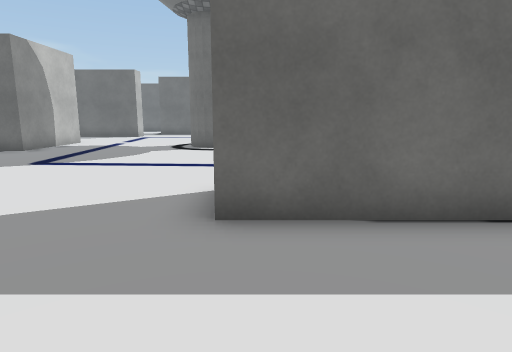
view 1 (above)

24 first-person views from a walk through a scene from a Unity 3-D project. The camera is 1.2 m above the floor, tilts 10° down and sees 75° across. The floor is counted in squares, 1 m on a side. Each view is taken from the middle of a square. On the plan, view 1 faces up. The plan holds only what a view shows up to about 14 squares ahead; the rest is blank. The place goes on beyond the plan. The player is left out. Some surface patterns are stand-ins.

view 2
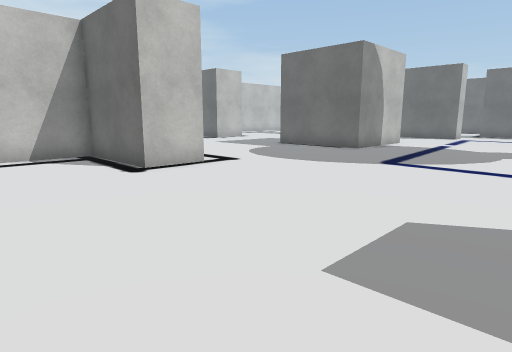

view 3
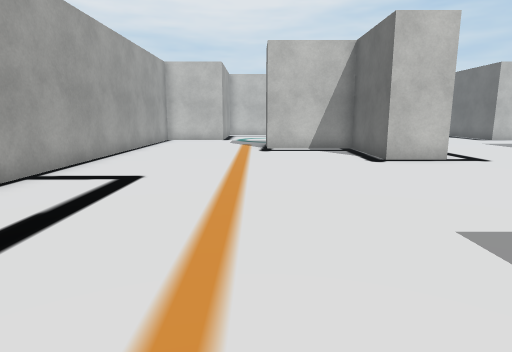

view 4
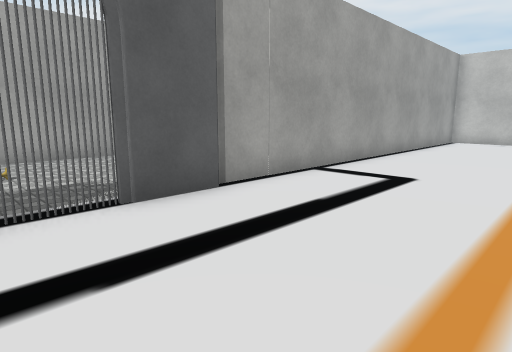

view 5
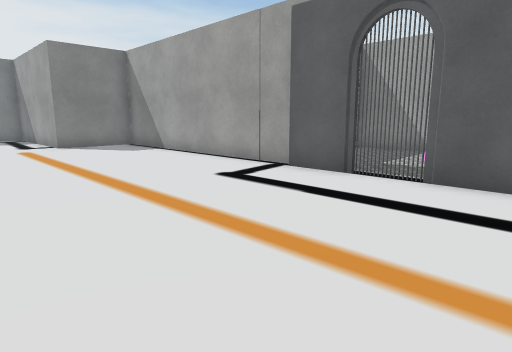

view 6
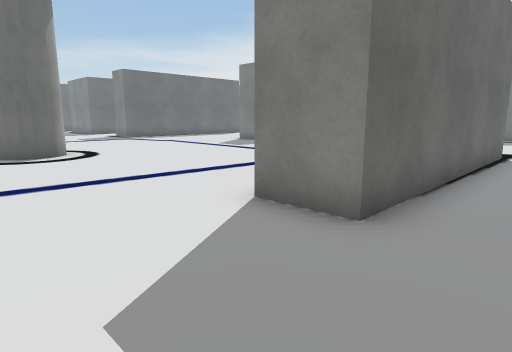

view 7
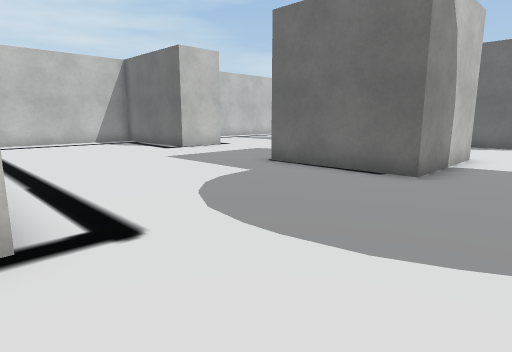

view 8
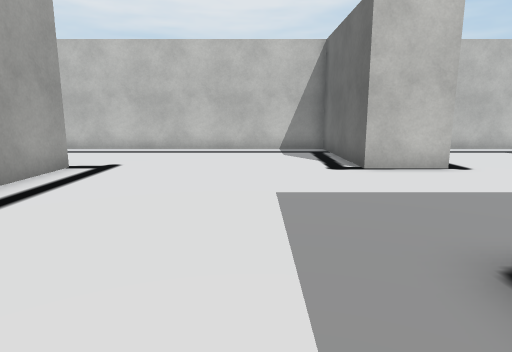

view 9
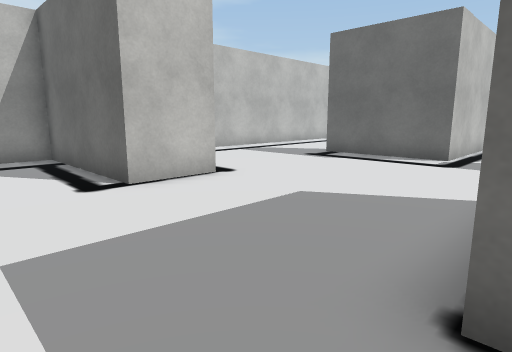

view 10
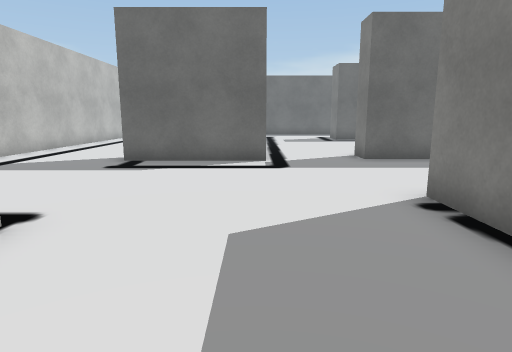

view 11
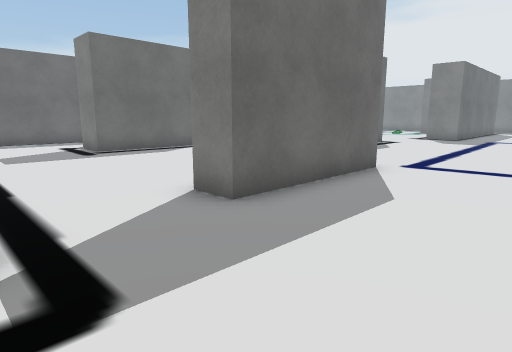

view 12
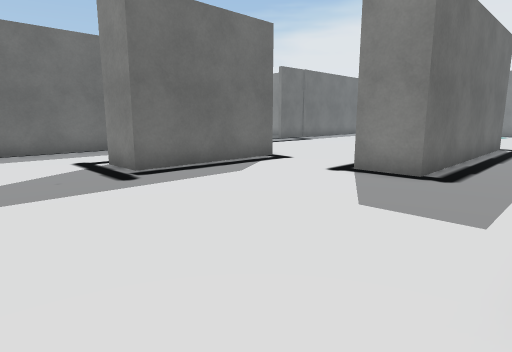

view 13
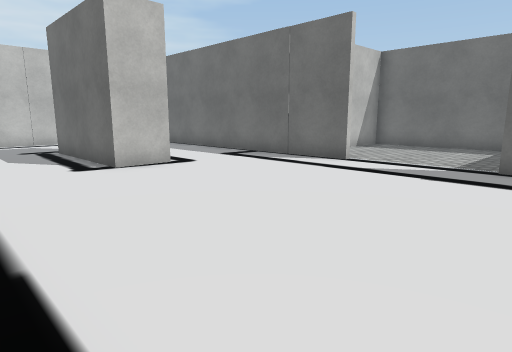

view 14
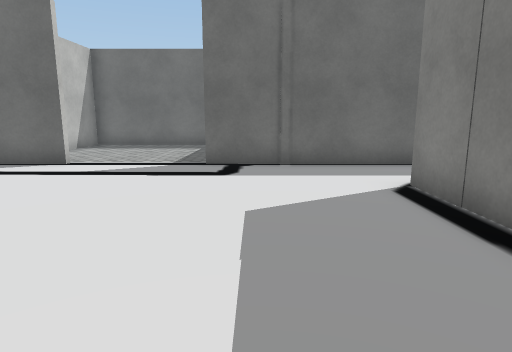

view 15
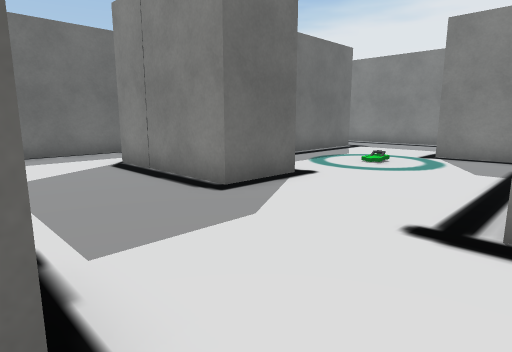

view 16
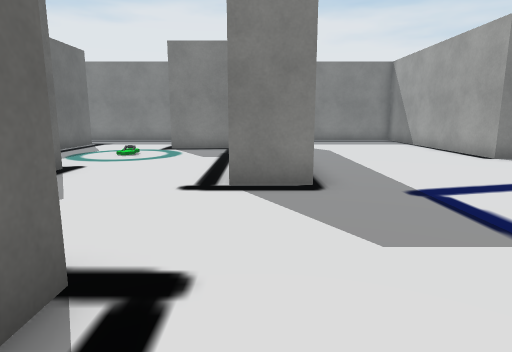

view 17
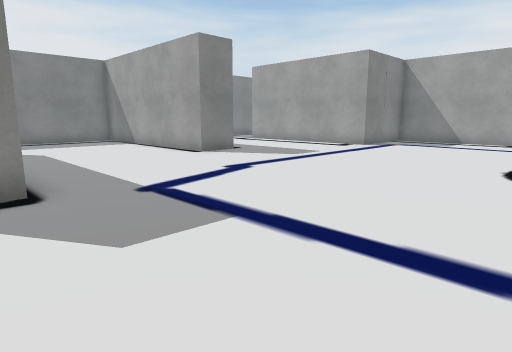

view 18
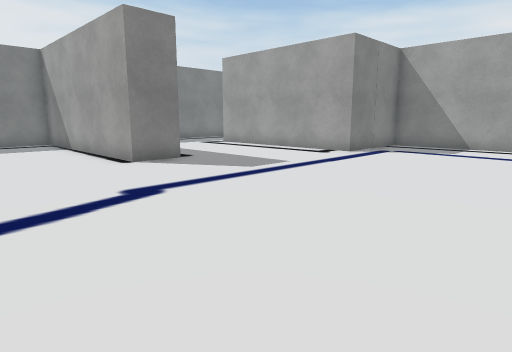

view 19
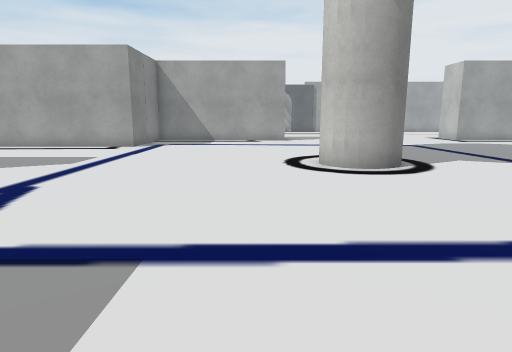

view 20
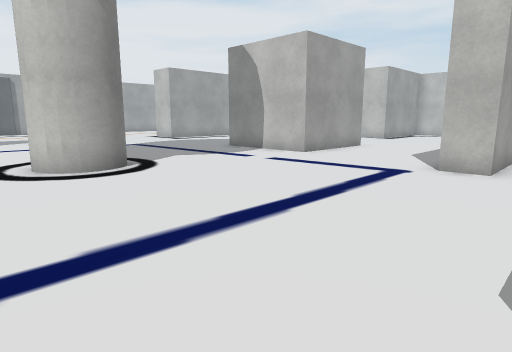

view 21
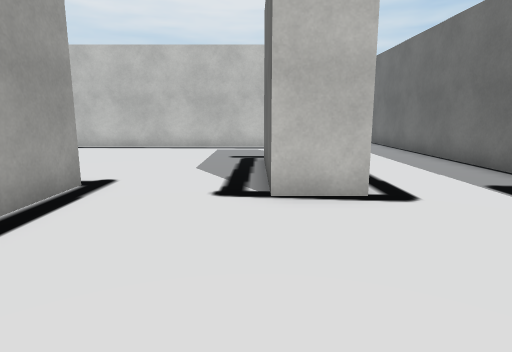

view 22
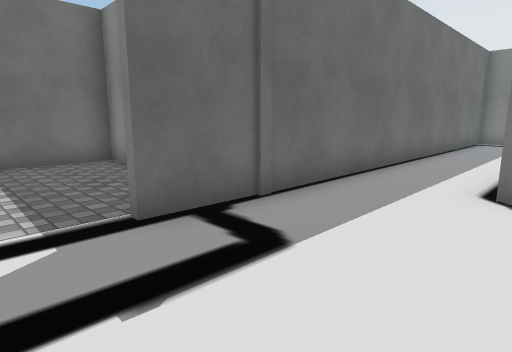

view 23
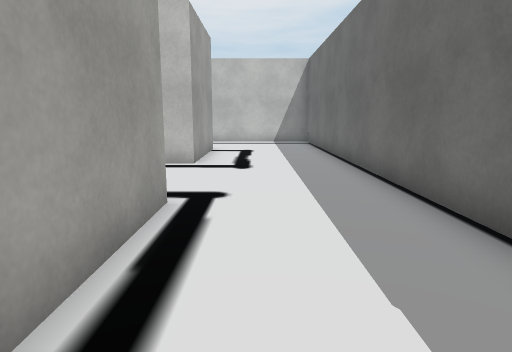

view 24
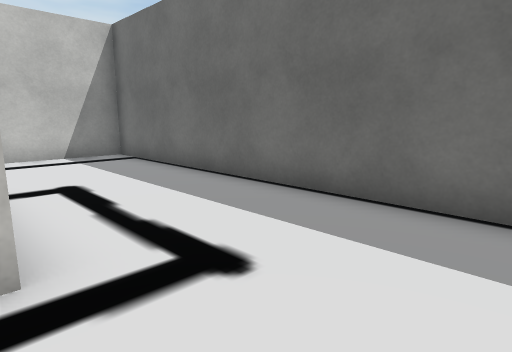

### Floor plan
Points are (right, up) in squares from view 1. A wall is a line through its corners. A room is listed if a view was taken in it or the views show most of it. See-through windows are left out.
Room 1 (views 1, 2, 3, 4, 5, 6, 7, 8, 9, 10, 11, 12, 13, 14, 15, 16, 17, 18, 19, 20, 23, 24)
walls: (-2.6, 14.8) (-2.3, 15.1) (-1.9, 15.3); (-2.2, 15.2) (-1.6, 15.3); (-2.1, 15.3) (-1.2, 15.2) (-0.8, 14.8); (-1.2, 13.4) (-1.8, 13.3); (-0.7, 14.4) (-0.8, 13.8) (-1.1, 13.5) (-1.5, 13.3) (-2.1, 13.3); (-12.4, 14.2) (-12.4, 16) (-8.4, 16) (-8.4, 12) (-12.5, 12); (-9.5, 5.5) (-9.5, 3.8) (-13, 3.8) (-13, 0.4); (-9.4, 21.6) (-7.2, 21.6) (-7.2, 20.6) (-11.8, 20.6) (-11.8, 21.8); (1.4, 5.5) (5.8, 5.5); (-17.8, 14.6) (-17.8, 12.6) (-22.8, 12.6) (-22.8, 2.8); (1.2, 24.4) (-6.9, 24.4) (-6.9, 25.9) (-4.9, 25.9); (6, 5.8) (6, 9.2) (11.5, 9.2); (4.8, 21.9) (4.8, 23.5); (8.7, 14.5) (8.7, 16) (13.5, 16); (-18.1, 5.5) (-15.8, 5.5); (8.1, 3.8) (-0.5, 3.8) (-0.5, 5.6); (-6, 29.2) (-10.6, 29.2) (-10.6, 30.7) (-7.5, 30.7); (-3.7, -4.5) (-1.8, -4.5); (-0.5, -4.5) (1.3, -4.5); (1.4, -4.7) (9.5, -4.7); (6.9, 27.6) (4.8, 27.6); (12.1, 24) (12.1, 26.4); (-15.5, -4.7) (-3.6, -4.7); (-4.4, 34.6) (-22.8, 34.6) (-22.8, 31.4); (-22.8, 25.4) (-22.8, 17.4); (-18.8, 30.4) (-14.7, 30.4) (-14.7, 20.3) (-18.8, 20.3); (10.6, -3.6) (10.6, -1.7) (12.5, -1.7); (13.5, 30.3) (10.2, 30.3)
ways out: opening at (-6.5, 27.5) to room 2; opening at (-5.3, 33) to room 2; opening at (3, 26.7) to room 2
objects: other object (-1, -5)
Room 2 (views 21, 22)
walls: (-2.9, 34.6) (-4.4, 34.6); (4.8, 27.6) (4.8, 31.9); (2.8, 39.4) (2.8, 40.6) (-3.6, 40.6); (-6, 30.8) (-6, 29.2); (-4.9, 40.3) (-4.9, 38.4); (13.5, 34.6) (0.6, 34.6)
ways out: opening at (-6.5, 27.5) to room 1; opening at (-5.3, 33) to room 1; opening at (3, 26.7) to room 1

Positions as (right, up) in squares from view 1, and headings:
1: (0, 0), facing up
2: (-2, 0), facing up-left
3: (0, 0), facing left
4: (0, 0), facing down-left
5: (-4, 2), facing down-right
6: (-4, 2), facing up-right
7: (-6, 5), facing up-left
8: (-10, 10), facing left
9: (-12, 10), facing up-left
10: (-15, 11), facing up
11: (-15, 17), facing up-right
12: (-14, 22), facing up-right
13: (2, 26), facing up-left
14: (2, 26), facing up
15: (1, 23), facing up-right
16: (-1, 23), facing right
17: (-1, 23), facing down-right
18: (0, 20), facing down-right
19: (1, 23), facing down
20: (1, 23), facing down-left
21: (-1, 29), facing left
22: (-1, 31), facing up-right
23: (-6, 32), facing left
24: (-12, 30), facing up-left
